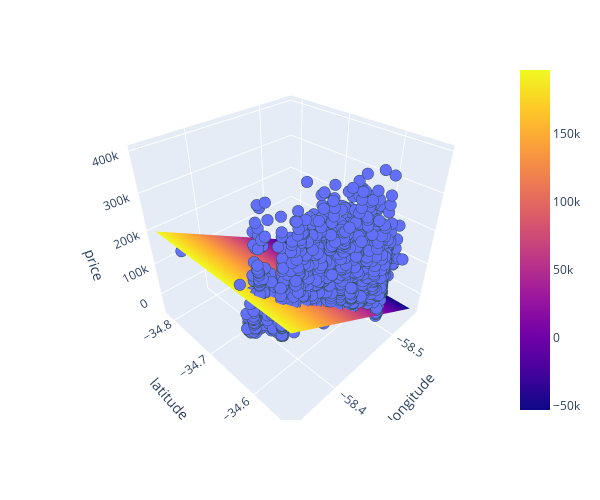

Write notebook code for a chart like this one.
### Code cell
# Create 3D scatter plot
fig = px.scatter_3d(
    df,
    x="lon",
    y="lat",
    z="price_aprox_usd",
    labels={"lon": "longitude", "lat": "latitude", "price_aprox_usd": "price"},
    width=600,
    height=500,
)

# Create x and y coordinates for model representation
x_plane = np.linspace(df["lon"].min(), df["lon"].max(), 10)
y_plane = np.linspace(df["lat"].min(), df["lat"].max(), 10)
xx, yy = np.meshgrid(x_plane, y_plane)

# Use model to predict z coordinates
z_plane = model.predict(pd.DataFrame({"lon": x_plane, "lat": y_plane}))
zz = np.tile(z_plane, (10, 1))

# Add plane to figure
fig.add_trace(go.Surface(x=xx, y=yy, z=zz))

# Refine formatting
fig.update_traces(
    marker={"size": 4, "line": {"width": 2, "color": "DarkSlateGrey"}},
    selector={"mode": "markers"},
)

# Display figure
fig.show()
